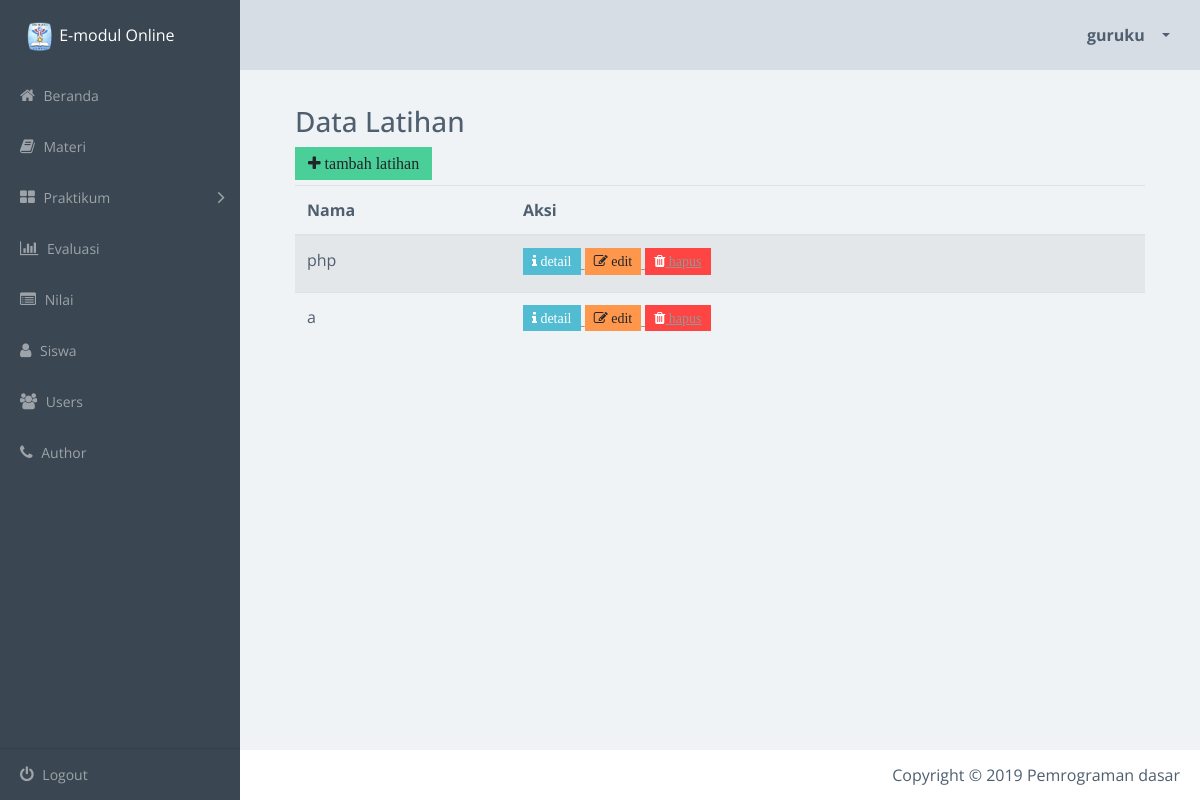
The app's page /latihan.php (signed in), older data.
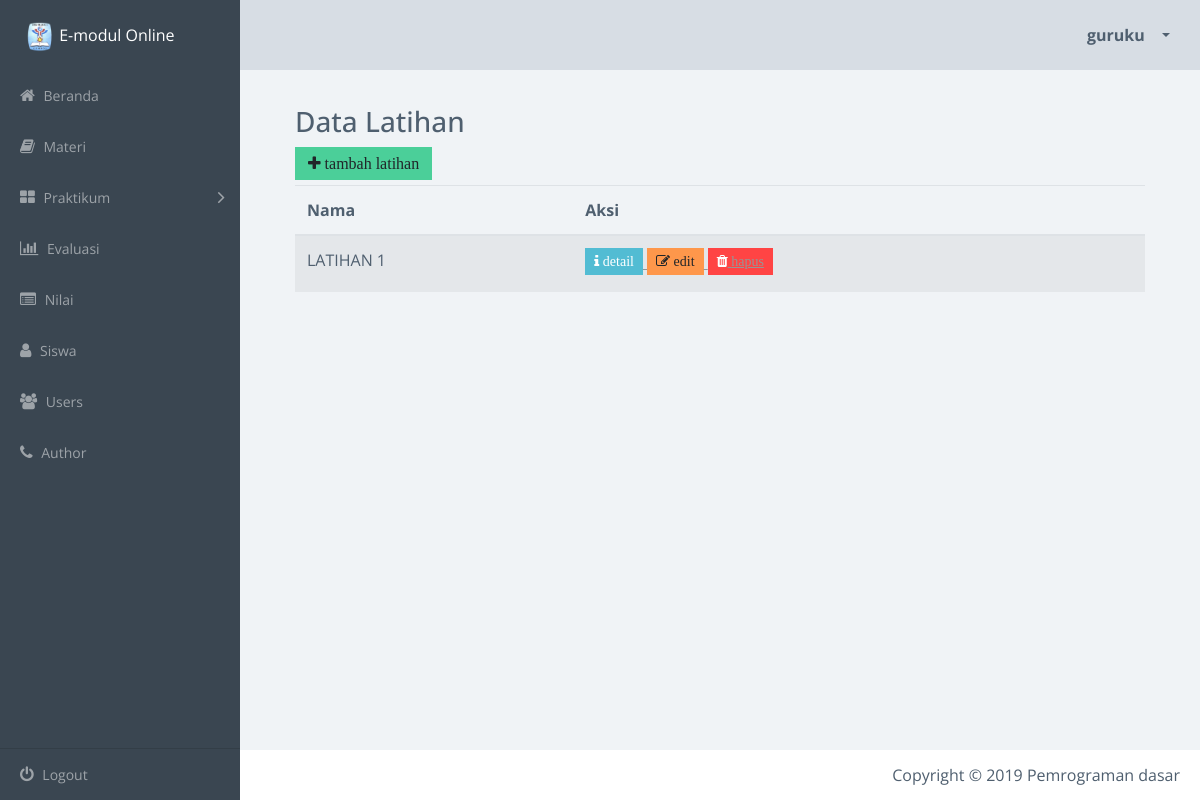
The same page, newer data.
### tables this page shows
CREATE TABLE `latihan` (
  `id_latihan` int(11) NOT NULL AUTO_INCREMENT,
  `nama_latihan` varchar(100) DEFAULT NULL,
  `isi` longtext,
  PRIMARY KEY (`id_latihan`)
);

### latihan.php (the view, shortened to what the changed rows need)
<?php
include_once("config.php");
$result = mysqli_query($conn, "SELECT * FROM latihan ORDER BY id_latihan ASC");
?>
<!doctype html>
<html class="no-js" lang="en">
    <head>
        <link rel="stylesheet" href="css/vendor.css">
        <link rel="stylesheet" href="css/app-blue.css">
        <link rel="stylesheet" type="text/css" href="css/jquery.dataTables.min.css">
    </head>
    <body>
        <div class="main-wrapper">
            <div class="app" id="app">
                <article class="content dashboard-page">
                    <section class="section">
                        <div class="data-table-area">
                            <div class="container">
                                <div class="row">
                                    <div class="col-lg-12 col-md-12 col-sm-12 col-xs-12">
                                        <div class="data-table-list">
                                            <div class="table-responsive">
                                                <table id="data-table-basic" class="table table-striped">
                                                    <thead>
                                                        <tr>
                                                            <th>Nama</th>
                                                            <th>Aksi</th>
                                                        </tr>
                                                    </thead>
                                                    <tbody>
                                                     <?php
                                                     while($data = mysqli_fetch_array($result)) {
                                                        echo"<tr>";
                                                        echo "<td>" .$data['nama_latihan']. "</td>";
                                                        echo "<td><a href='detailLatihan.php?id=$data[id_latihan]'><button title='detail' class='btn btn-primary btn-sm fa fa-info'> detail </button>
                                                        <a href='editLatihan.php?id=$data[id_latihan]'><button title='edit' class='btn btn-warning btn-sm fa fa-edit'> edit </button>
                                                        <button title='hapus' class='btn btn-danger btn-sm fa fa-trash'><a href='deleteLatihan.php?id=$data[id_latihan]'> hapus </button></td>";
                                                        echo"</tr>";
                                                    }
                                                    ?>
                                            </table>
                                        </div>
                                    </div>
                                </div>
                            </div>
                        </div>
                    </div>
                </section>
            </article>
    </body>
</html>

Row changes from the older to the newer data that the page shows:
removed latihan: nama_latihan "php"
removed latihan: nama_latihan "a"
added latihan: nama_latihan "LATIHAN 1"
